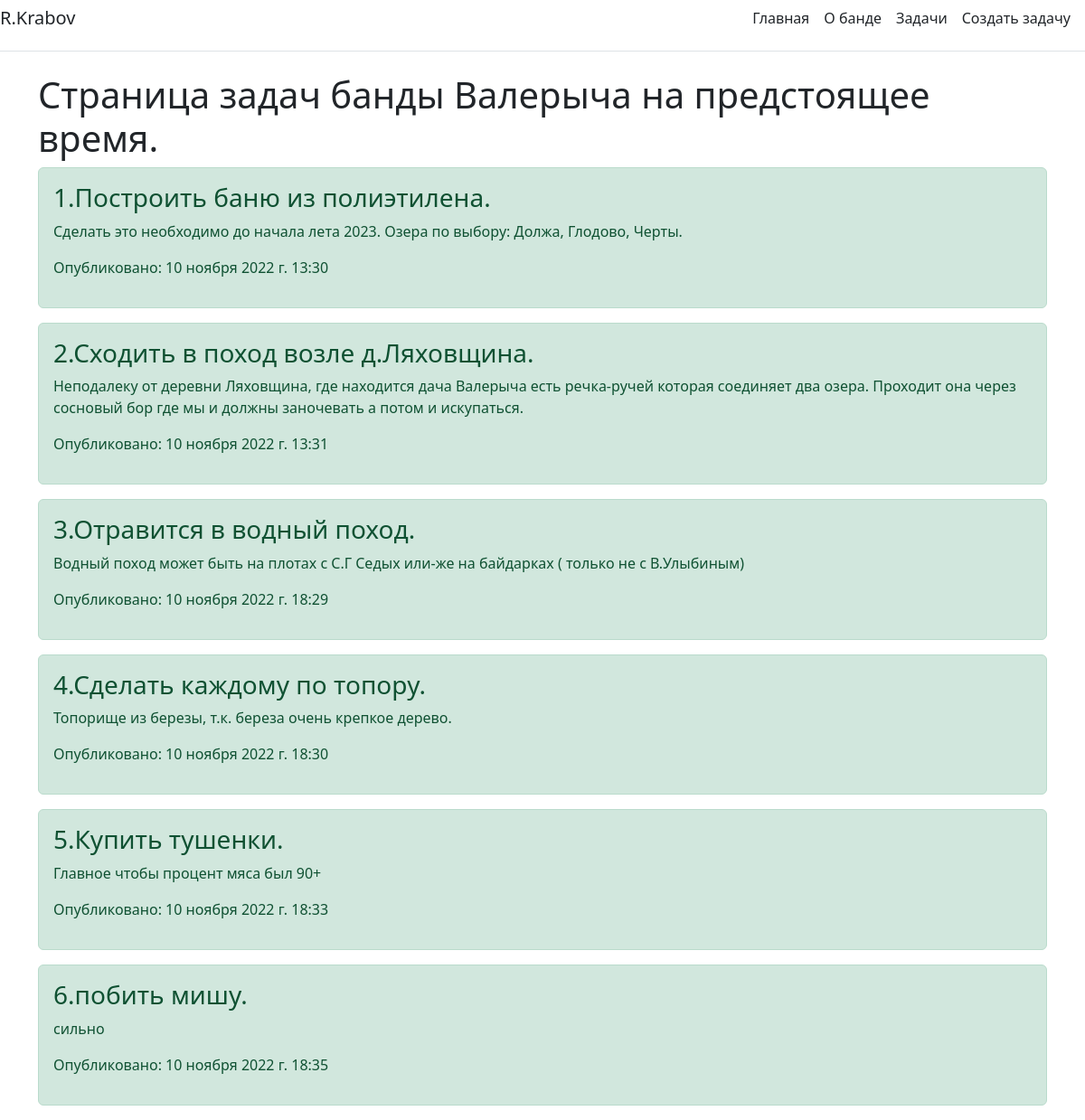
The page /tasks on the database its author committed.
### main/models.py (models this page shows, shortened)
class Task(models.Model):
    title = models.CharField('Название', max_length=50,null = False)
    task = models.TextField('Описание',null = True)
    published = models.DateTimeField('Время публикации',auto_now_add=True,db_index=True)
    class Meta:
        verbose_name = 'Задача'
        verbose_name_plural = 'Задачи'

### main/views.py (the view)
# urls.py: path('tasks', views.tasks, name = 'tasks'),
def tasks(request):
    tasks = Task.objects.all()
    return render(request,'main/tasks.html', {'title' : 'Главная страница сайта', 'tasks' : tasks})

### main/templates/main/tasks.html (shortened to what this page needs)
{% extends 'main/base.html' %}
{% block content %}
    <h1>Страница задач банды Валерыча на предстоящее время.</h1>
    {% if tasks %}
             {% for i in tasks  %}
             <div class = "alert alert-success mt-2">
                <h3> {{i.id}}.{{ i.title }}.</h3>
                 <p> {{ i.task }}</p>
                 <p>Опубликовано: {{ i.published }}</p>
              </div>
              {% endfor %}
   {% else %}
         <p>Записи отсуствуют..</p>
   {% endif %}
{% endblock %}

### main/templates/main/base.html (shortened to what this page needs)
<!doctype html>
<html lang="ru">
<head>
    <link rel="stylesheet" href="https://cdn.jsdelivr.net/npm/bootstrap@5.2.2/dist/css/bootstrap.min.css">
</head>
<body>
      <div class="d-flex flex-column flex-md-row align-items-center pb-3 mb-4 border-bottom">
      <a href="/" class="d-flex align-items-center text-dark text-decoration-none">
      <h5 class = "my-0 mr-md-auto font-weight-normal">R.Krabov</h5>
      </a>
      <nav class="d-inline-flex mt-2 mt-md-0 ms-md-auto">
        <a class="me-3 py-2 text-dark text-decoration-none" href="{% url 'home' %}">Главная</a>
        <a class="me-3 py-2 text-dark text-decoration-none" href="{% url 'about' %}">О банде</a>
          <a class="me-3 py-2 text-dark text-decoration-none" href="{% url 'tasks' %}">Задачи</a>
          <a class="me-3 py-2 text-dark text-decoration-none" href="{% url 'createTask' %}">Создать задачу</a>
      </nav>
    </div>
      <div class ="container">
          {% block content %}{% endblock %}
      </div>
</body>
</html>

### rows shown on the page
Task: id "1", title "Построить баню из полиэтилена", task "Сделать это необходимо до начала лета 2023. Озера по выбору: Должа, Глодово, Черты.", published "10 ноября 2022 г. 13:30"
Task: id "2", title "Сходить в поход возле д.Ляховщина", task "Неподалеку от деревни Ляховщина, где находится дача Валерыча есть речка-ручей которая соединяет два озера. Проходит она через сосновый бор где мы и должны заночевать а потом и искупаться.", published "10 ноября 2022 г. 13:31"
Task: id "3", title "Отравится в водный поход", task "Водный поход может быть на плотах с С.Г Седых или-же на байдарках ( только не с В.Улыбиным)", published "10 ноября 2022 г. 18:29"
Task: id "4", title "Cделать каждому по топору", task "Топорище из березы, т.к. береза очень крепкое дерево.", published "10 ноября 2022 г. 18:30"
Task: id "5", title "Купить тушенки", task "Главное чтобы процент мяса был 90+", published "10 ноября 2022 г. 18:33"
Task: id "6", title "побить мишу", task "сильно", published "10 ноября 2022 г. 18:35"
